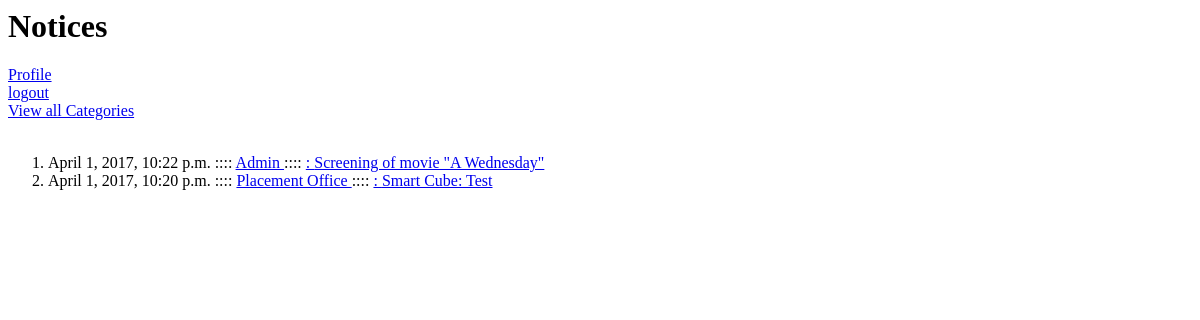
The app's page /bulletin/notices/ (signed in), older data.
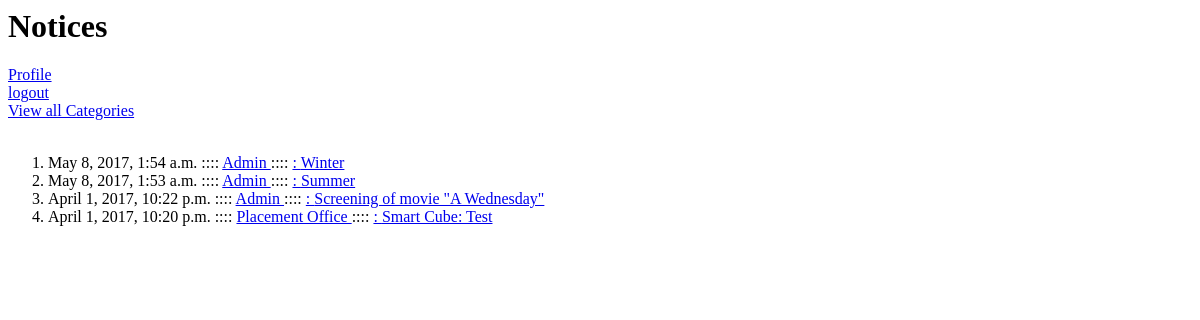
The same page, newer data.
### bulletin/models.py (models this page shows, shortened)
class Notice(models.Model):
    upload = models.DateTimeField(auto_now_add=True)
    subject = models.CharField(max_length=40)
    content = models.CharField(max_length=300)
    category = models.ForeignKey('Category', on_delete=models.CASCADE)
    expiry_date =  models.DateTimeField('expiry date')

class Category(models.Model):
    name = models.CharField(max_length=40)
    suscriber = models.ManyToManyField(Student, through='Subscription')
    def __str__(self):              # __unicode__ on Python 2
        return self.name

### bulletin/views.py (the view)
@login_required(login_url='/bulletin/')
def notice(request):
	latest_notice_list = Notice.objects.order_by('-upload')
	template = loader.get_template('bulletin/notices.html')
	context = {
	    'latest_notice_list': latest_notice_list,
	}
	return HttpResponse(template.render(context, request))

### bulletin/templates/bulletin/notices.html
<h1>Notices</h1>
{% if request.user.is_superuser %}
<a <a href="/bulletin/students/ ">All users</a><br>
<a>Upload notices</a><br>
{% else %}
<a href="/bulletin/students/{{request.user.id}}" >Profile</a><br>
{% endif %}
<a href="{% url 'bulletin:logout' %}">logout</a><br>
<a href="/bulletin/categories/"> View all Categories</a>
<div>
{% if latest_notice_list %}
    <br>
    <ol>
    {% for notice in latest_notice_list %}
        <li>  {{notice.upload}} ::::  <a href="/bulletin/categories/{{notice.category.id}}/">{{notice.category}} </a>  :::: <a href="/bulletin/notices/{{ notice.id}}/ "> :  {{ notice.subject}}</a></li>
    {% endfor %}
    </ol>
{% else %}
    <p>No notice is  available.</p>
{% endif %}
</div>

Row changes from the older to the newer data that the page shows:
added Notice: upload "May 8, 2017, 1:54 a.m.", category "Admin", subject "Winter"
added Notice: upload "May 8, 2017, 1:53 a.m.", category "Admin", subject "Summer"
